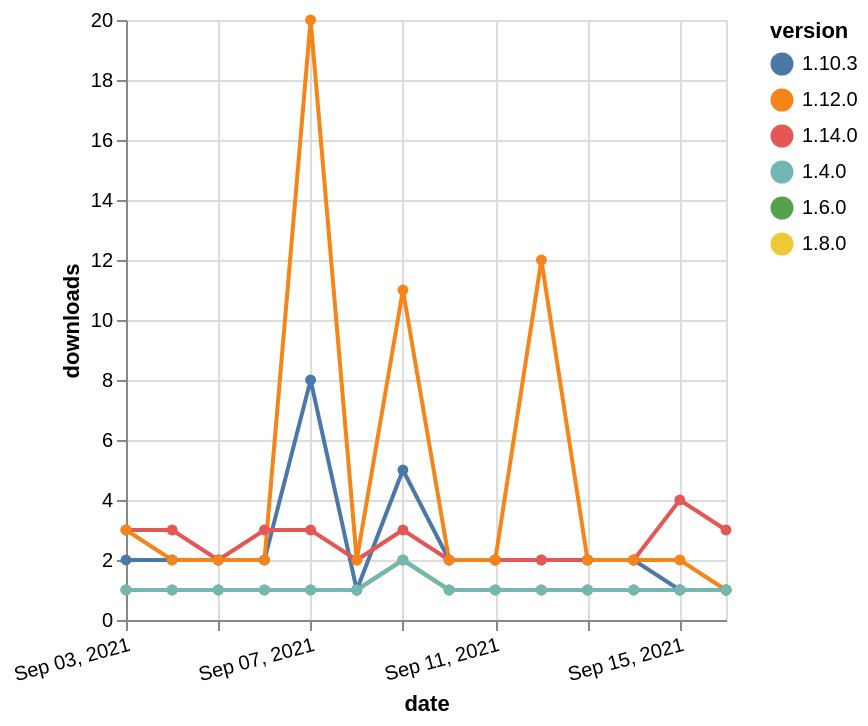

The Vega-Lite source for this figure:
### Vega-Lite specification from a JSON file in a GitHub repository (floating-point values rounded to 4 significant figures)
{"$schema": "https://vega.github.io/schema/vega-lite/v5.json", "description": "A simple bar chart with embedded data.", "data": {"values": [{"date": "2021-09-03", "total": 239, "delta": 1, "version": "1.6.0"}, {"date": "2021-09-04", "total": 240, "delta": 1, "version": "1.6.0"}, {"date": "2021-09-05", "total": 241, "delta": 1, "version": "1.6.0"}, {"date": "2021-09-06", "total": 242, "delta": 1, "version": "1.6.0"}, {"date": "2021-09-07", "total": 243, "delta": 1, "version": "1.6.0"}, {"date": "2021-09-08", "total": 244, "delta": 1, "version": "1.6.0"}, {"date": "2021-09-09", "total": 246, "delta": 2, "version": "1.6.0"}, {"date": "2021-09-10", "total": 247, "delta": 1, "version": "1.6.0"}, {"date": "2021-09-11", "total": 248, "delta": 1, "version": "1.6.0"}, {"date": "2021-09-12", "total": 249, "delta": 1, "version": "1.6.0"}, {"date": "2021-09-13", "total": 250, "delta": 1, "version": "1.6.0"}, {"date": "2021-09-14", "total": 251, "delta": 1, "version": "1.6.0"}, {"date": "2021-09-15", "total": 252, "delta": 1, "version": "1.6.0"}, {"date": "2021-09-16", "total": 253, "delta": 1, "version": "1.6.0"}, {"date": "2021-09-03", "total": 279, "delta": 1, "version": "1.8.0"}, {"date": "2021-09-04", "total": 280, "delta": 1, "version": "1.8.0"}, {"date": "2021-09-05", "total": 281, "delta": 1, "version": "1.8.0"}, {"date": "2021-09-06", "total": 282, "delta": 1, "version": "1.8.0"}, {"date": "2021-09-07", "total": 283, "delta": 1, "version": "1.8.0"}, {"date": "2021-09-08", "total": 284, "delta": 1, "version": "1.8.0"}, {"date": "2021-09-09", "total": 286, "delta": 2, "version": "1.8.0"}, {"date": "2021-09-10", "total": 287, "delta": 1, "version": "1.8.0"}, {"date": "2021-09-11", "total": 288, "delta": 1, "version": "1.8.0"}, {"date": "2021-09-12", "total": 289, "delta": 1, "version": "1.8.0"}, {"date": "2021-09-13", "total": 290, "delta": 1, "version": "1.8.0"}, {"date": "2021-09-14", "total": 291, "delta": 1, "version": "1.8.0"}, {"date": "2021-09-15", "total": 292, "delta": 1, "version": "1.8.0"}, {"date": "2021-09-16", "total": 293, "delta": 1, "version": "1.8.0"}, {"date": "2021-09-03", "total": 976, "delta": 2, "version": "1.10.3"}, {"date": "2021-09-04", "total": 978, "delta": 2, "version": "1.10.3"}, {"date": "2021-09-05", "total": 980, "delta": 2, "version": "1.10.3"}, {"date": "2021-09-06", "total": 982, "delta": 2, "version": "1.10.3"}, {"date": "2021-09-07", "total": 990, "delta": 8, "version": "1.10.3"}, {"date": "2021-09-08", "total": 991, "delta": 1, "version": "1.10.3"}, {"date": "2021-09-09", "total": 996, "delta": 5, "version": "1.10.3"}, {"date": "2021-09-10", "total": 998, "delta": 2, "version": "1.10.3"}, {"date": "2021-09-11", "total": 1000, "delta": 2, "version": "1.10.3"}, {"date": "2021-09-12", "total": 1002, "delta": 2, "version": "1.10.3"}, {"date": "2021-09-13", "total": 1004, "delta": 2, "version": "1.10.3"}, {"date": "2021-09-14", "total": 1006, "delta": 2, "version": "1.10.3"}, {"date": "2021-09-15", "total": 1007, "delta": 1, "version": "1.10.3"}, {"date": "2021-09-16", "total": 1008, "delta": 1, "version": "1.10.3"}, {"date": "2021-09-03", "total": 236, "delta": 3, "version": "1.14.0"}, {"date": "2021-09-04", "total": 239, "delta": 3, "version": "1.14.0"}, {"date": "2021-09-05", "total": 241, "delta": 2, "version": "1.14.0"}, {"date": "2021-09-06", "total": 244, "delta": 3, "version": "1.14.0"}, {"date": "2021-09-07", "total": 247, "delta": 3, "version": "1.14.0"}, {"date": "2021-09-08", "total": 249, "delta": 2, "version": "1.14.0"}, {"date": "2021-09-09", "total": 252, "delta": 3, "version": "1.14.0"}, {"date": "2021-09-10", "total": 254, "delta": 2, "version": "1.14.0"}, {"date": "2021-09-11", "total": 256, "delta": 2, "version": "1.14.0"}, {"date": "2021-09-12", "total": 258, "delta": 2, "version": "1.14.0"}, {"date": "2021-09-13", "total": 260, "delta": 2, "version": "1.14.0"}, {"date": "2021-09-14", "total": 262, "delta": 2, "version": "1.14.0"}, {"date": "2021-09-15", "total": 266, "delta": 4, "version": "1.14.0"}, {"date": "2021-09-16", "total": 269, "delta": 3, "version": "1.14.0"}, {"date": "2021-09-03", "total": 1349, "delta": 3, "version": "1.12.0"}, {"date": "2021-09-04", "total": 1351, "delta": 2, "version": "1.12.0"}, {"date": "2021-09-05", "total": 1353, "delta": 2, "version": "1.12.0"}, {"date": "2021-09-06", "total": 1355, "delta": 2, "version": "1.12.0"}, {"date": "2021-09-07", "total": 1375, "delta": 20, "version": "1.12.0"}, {"date": "2021-09-08", "total": 1377, "delta": 2, "version": "1.12.0"}, {"date": "2021-09-09", "total": 1388, "delta": 11, "version": "1.12.0"}, {"date": "2021-09-10", "total": 1390, "delta": 2, "version": "1.12.0"}, {"date": "2021-09-11", "total": 1392, "delta": 2, "version": "1.12.0"}, {"date": "2021-09-12", "total": 1404, "delta": 12, "version": "1.12.0"}, {"date": "2021-09-13", "total": 1406, "delta": 2, "version": "1.12.0"}, {"date": "2021-09-14", "total": 1408, "delta": 2, "version": "1.12.0"}, {"date": "2021-09-15", "total": 1410, "delta": 2, "version": "1.12.0"}, {"date": "2021-09-16", "total": 1411, "delta": 1, "version": "1.12.0"}, {"date": "2021-09-03", "total": 315, "delta": 1, "version": "1.4.0"}, {"date": "2021-09-04", "total": 316, "delta": 1, "version": "1.4.0"}, {"date": "2021-09-05", "total": 317, "delta": 1, "version": "1.4.0"}, {"date": "2021-09-06", "total": 318, "delta": 1, "version": "1.4.0"}, {"date": "2021-09-07", "total": 319, "delta": 1, "version": "1.4.0"}, {"date": "2021-09-08", "total": 320, "delta": 1, "version": "1.4.0"}, {"date": "2021-09-09", "total": 322, "delta": 2, "version": "1.4.0"}, {"date": "2021-09-10", "total": 323, "delta": 1, "version": "1.4.0"}, {"date": "2021-09-11", "total": 324, "delta": 1, "version": "1.4.0"}, {"date": "2021-09-12", "total": 325, "delta": 1, "version": "1.4.0"}, {"date": "2021-09-13", "total": 326, "delta": 1, "version": "1.4.0"}, {"date": "2021-09-14", "total": 327, "delta": 1, "version": "1.4.0"}, {"date": "2021-09-15", "total": 328, "delta": 1, "version": "1.4.0"}, {"date": "2021-09-16", "total": 329, "delta": 1, "version": "1.4.0"}]}, "width": "container", "mark": {"type": "line", "point": {"filled": true}}, "encoding": {"x": {"field": "date", "type": "temporal", "timeUnit": "yearmonthdate", "title": "date", "axis": {"labelAngle": -15}}, "y": {"field": "delta", "type": "quantitative", "title": "downloads"}, "color": {"field": "version", "type": "nominal"}, "tooltip": {"field": "delta"}}}
